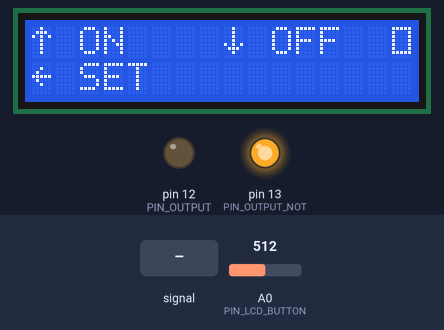
Recording of a sketch running on a simulated Arduino Uno, built with avr-gcc and run on an emulated ATmega328P. Shown: 16×2 character LCD, output pins drawn as LEDs (lit = HIGH). Inputs (shaded band) come from the test bench; at power-on: A0 (PIN_LCD_BUTTON) = 512. EEPROM starts erased; what the sketch prints to the serial monitor is not drawn.

Above: at 2.5 s.
2.6 s: A0 (PIN_LCD_BUTTON) fed a 2 Hz sine of ±306 counts around its level
At 3.15 s:
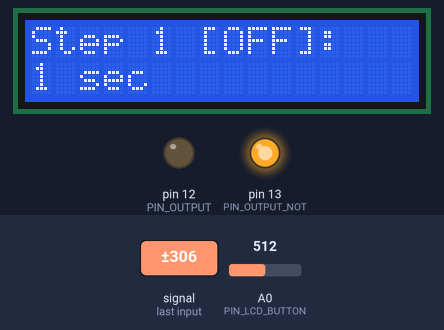
4.7 s: A0 (PIN_LCD_BUTTON) set to 165
6.2 s: A0 (PIN_LCD_BUTTON) set to 142
At 7.4 s:
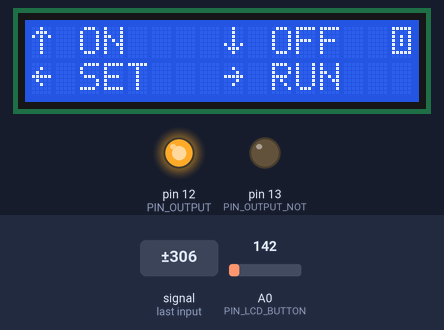
7.7 s: A0 (PIN_LCD_BUTTON) set to 0
At 8.5 s:
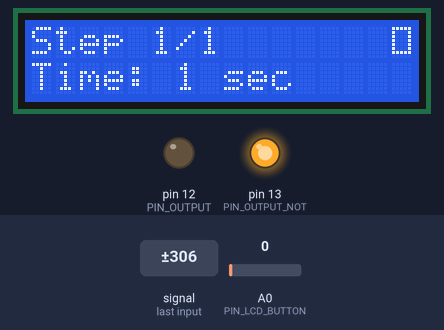
10.2 s: A0 (PIN_LCD_BUTTON) set to 306
At 10.6 s:
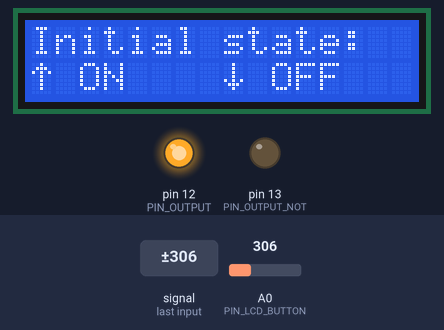
11.7 s: A0 (PIN_LCD_BUTTON) fed a 2 Hz sine of ±306 counts around its level
At 12.86 s:
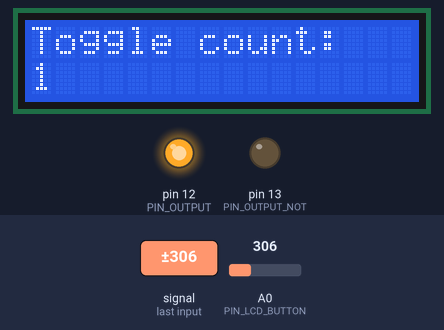
Timing chart, 0 to 14.7 s (numbered marks = the images above; inputs shaded):
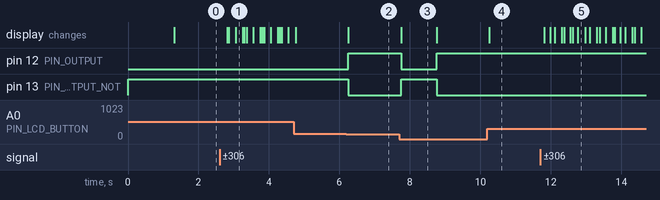

Measured:
- the behaviour switches between 150 and 149 on A0 (PIN_LCD_BUTTON) (found by bisection; images 1 and 2)
- after the input at 2.6 s, the display: first changes after 0.21 s (image 1 shows a later state)
- after the input at 6.2 s, pin 12 (PIN_OUTPUT): LOW → HIGH after 0.05 s; pin 13 (PIN_OUTPUT_NOT): HIGH → LOW after 0.05 s; the display: changes after 0.06 s (image 2)
- after the input at 7.7 s, pin 12 (PIN_OUTPUT): HIGH → LOW after 0.05 s, → HIGH 1.0 s later; pin 13 (PIN_OUTPUT_NOT): LOW → HIGH after 0.05 s, → LOW 1.0 s later; the display: changes after 0.06 s (image 3)
- after the input at 10.2 s, the display: changes after 0.06 s (image 4)
- after the input at 11.7 s, the display: changes after 0.11 s (image 5)
- what the display in image 3 shows lasts 1.0 s, from 7.8 s to 8.8 s

The sketch:

OutputPulser.ino
```cpp
#include <EEPROM.h>
#include <LiquidCrystal.h>

#include <Bounce2.h>

/* -- Helper definitions -- */
#define STR_HELPER(x)     #x
#define STR(x)            STR_HELPER(x)

/* -- Application definitions -- */
#define APP_NAME          "OutputPulse"
#define APP_VERSION_MAJOR 1
#define APP_VERSION_MINOR 2
#define APP_STR           APP_NAME " V" STR(APP_VERSION_MAJOR) "." STR(APP_VERSION_MINOR)

/* -- Application configuration -- */
#define CFG_MAX_STEP      64

#define LCD_WIDTH         16
#define LCD_HEIGHT        2
#define LCD_REFRESH       200

#define SERIAL_SPEED      115200
#define SERIAL_BUFFER_LEN 128

/* -- Pin definitions -- */
#define PIN_LCD_BUTTON    A0
#define PIN_LCD_BACKLIGHT 3
#define PIN_LCD_RS        8
#define PIN_LCD_EN        9
#define PIN_LCD_D4        4
#define PIN_LCD_D5        5
#define PIN_LCD_D6        6
#define PIN_LCD_D7        7

#define PIN_OUTPUT        12
#define PIN_OUTPUT_NOT    13

/* -- Enums and constants -- */
typedef uint8_t count_t;
typedef bool pin_state_t;
typedef uint8_t delay_t;

// Keypad constants
#define KEYPAD_COUNT      5
#define KEYPAD_DEBOUNCE   50
#define KEYPAD_HOLD_TIME  200

typedef enum { KEY_RIGHT, KEY_UP, KEY_DOWN, KEY_LEFT, KEY_SELECT, KEY_NONE } key_t;

// Arduino Uno + Freetronics LCD
//const static int keyAdcThreshold[KEYPAD_COUNT] = { 50, 250, 450, 650, 850 };
// Arduino Leonardo + Duinotech LCD
const static int keyAdcThreshold[KEYPAD_COUNT] = { 50, 150, 300, 500, 850 };

// UI state
typedef enum { UI_START, UI_CFG_INIT, UI_CFG_NUM, UI_CFG_STEP, UI_RUN } ui_state_t;

pin_state_t uiRedraw = true;
ui_state_t uiState = UI_START;

// Output state
bool outputState = false;

// Settings (for EEPROM)
#define EEPROM_SETTING  0
#define SETTING_VERSION ((APP_VERSION_MAJOR << 4) | (APP_VERSION_MINOR))

struct setting_struct {
  uint8_t appVersion;
  count_t numStep;
  pin_state_t initialStep;
  delay_t stepDelay[CFG_MAX_STEP];
  bool configValid;
} setting;

/* -- Hardware definition -- */
#define LCD_CHAR_UP     0
#define LCD_CHAR_DOWN   1
#define LCD_CHAR_LEFT   2
#define LCD_CHAR_RIGHT  3
#define LCD_CHAR_ON     4
#define LCD_CHAR_OFF    5

static uint8_t arrowCharUp[8] = {
  0b00100,
  0b01110,
  0b10101,
  0b00100,
  0b00100,
  0b00100,
  0b00100,
  0b00000
};

static uint8_t arrowCharDown[8] = {
  0b00100,
  0b00100,
  0b00100,
  0b00100,
  0b10101,
  0b01110,
  0b00100,
  0b00000
};

static uint8_t arrowCharLeft[8] = {
  0b00000,
  0b00100,
  0b01000,
  0b11111,
  0b01000,
  0b00100,
  0b00000,
  0b00000
};

static uint8_t arrowCharRight[8] = {
  0b00000,
  0b00100,
  0b00010,
  0b11111,
  0b00010,
  0b00100,
  0b00000,
  0b00000
};

static uint8_t arrowCharOn[8] = {
  0b11111,
  0b10001,
  0b10101,
  0b10101,
  0b10101,
  0b10001,
  0b11111,
  0b00000
};

static uint8_t arrowCharOff[8] = {
  0b11111,
  0b10001,
  0b10001,
  0b10001,
  0b10001,
  0b10001,
  0b11111,
  0b00000
};

LiquidCrystal lcd(PIN_LCD_RS, PIN_LCD_EN, PIN_LCD_D4, PIN_LCD_D5, PIN_LCD_D6, PIN_LCD_D7);


/* -- Utility functions -- */
void get_lcd_key(key_t *current_key, bool *updated) {
  static key_t lastKey = KEY_NONE;
  static long lastKeyMillis = 0;
  key_t key = KEY_NONE;

  *updated = false;

  int adcValue = analogRead(PIN_LCD_BUTTON);

  for (unsigned char n = 0; n < KEYPAD_COUNT; n++) {
    if (adcValue < keyAdcThreshold[n]) {
      key = (key_t) n;
      break;
    }
  }

  if (key != lastKey) {
    // Debounce value
    if (millis() > (lastKeyMillis + KEYPAD_DEBOUNCE)) {
      lastKey = key;
      *updated = true;
    } else {
      key = lastKey;
    }
  } else {
    lastKeyMillis = millis();
  }

  *current_key = key;
}

void setup() {
  /* Output setup */
  pinMode(PIN_OUTPUT, OUTPUT);
  pinMode(PIN_OUTPUT_NOT, OUTPUT);
  digitalWrite(PIN_OUTPUT, LOW);
  digitalWrite(PIN_OUTPUT_NOT, HIGH);

  /* Serial setup */
  Serial.begin(SERIAL_SPEED);
  Serial.println(APP_STR);
  Serial.println("Build: " __DATE__);

  /* LCD setup */
  lcd.begin(LCD_WIDTH, LCD_HEIGHT);

  // Load custom characters
  lcd.createChar(LCD_CHAR_UP, arrowCharUp);
  lcd.createChar(LCD_CHAR_DOWN, arrowCharDown);
  lcd.createChar(LCD_CHAR_LEFT, arrowCharLeft);
  lcd.createChar(LCD_CHAR_RIGHT, arrowCharRight);
  lcd.createChar(LCD_CHAR_ON, arrowCharOn);
  lcd.createChar(LCD_CHAR_OFF, arrowCharOff);

  // Print application info
  lcd.setCursor(0, 0);
  lcd.print(APP_STR);
  lcd.setCursor(0, 1);
  lcd.print(__DATE__);

  delay(1000);

  /* Read settings from EEPROM */
  EEPROM.get(EEPROM_SETTING, setting);

  // Load defaults if data is bad or out of date
  if (setting.appVersion != SETTING_VERSION) {
    setting.appVersion = SETTING_VERSION;
    setting.numStep = 0;
    setting.initialStep = false;

    // Default to zero delay times
    for (uint8_t i = 0; i < CFG_MAX_STEP; i++) {
      setting.stepDelay[i] = 1;
    }

    setting.configValid = false;

    EEPROM.put(EEPROM_SETTING, setting);
  }
}

void set_ui(ui_state_t newState) {
  uiRedraw = true;
  uiState = newState;
}

void loop() {
  bool keyChange = false;
  key_t keyState = KEY_NONE;

  uint8_t inputValue, currentStep;

  long holdTimer, runTimer;
  delay_t stepTime;

  while (1) {
    /* TODO: Process serial input */

    /* Get input */
    get_lcd_key(&keyState, &keyChange);

    /* Application state */
    switch (uiState) {
    case UI_START:
      // Select either new configuration or run old config
      if (keyChange) {
        switch (keyState) {
        case KEY_LEFT:
          // Start new configuration
          set_ui(UI_CFG_INIT);

          // Invalidate old config
          setting.configValid = false;
          break;

        case KEY_RIGHT:
          // Run with previous config if available
          if (setting.configValid) {
            currentStep = 0;
            holdTimer = millis();
            runTimer = millis();

            // Set initial output state
            outputState = setting.initialStep;

            if (outputState) {
              digitalWrite(PIN_OUTPUT, HIGH);
              digitalWrite(PIN_OUTPUT_NOT, LOW);
            } else {
              digitalWrite(PIN_OUTPUT, LOW);
              digitalWrite(PIN_OUTPUT_NOT, HIGH);
            }

            set_ui(UI_RUN);
          }
          break;

        case KEY_UP:
          // Turn output ON
          outputState = true;
          digitalWrite(PIN_OUTPUT, HIGH);
          digitalWrite(PIN_OUTPUT_NOT, LOW);
          break;

        case KEY_DOWN:
          // Turn output OFF
          outputState = false;
          digitalWrite(PIN_OUTPUT, LOW);
          digitalWrite(PIN_OUTPUT_NOT, HIGH);
          break;
        }

        uiRedraw = true;
      }
      break;

    case UI_CFG_INIT:
      // Get initial state
      if (keyChange) {
        switch (keyState) {
        case KEY_UP:
          // Initial output ON
          setting.initialStep = true;
          set_ui(UI_CFG_NUM);

          // Input variable setup
          inputValue = 1;
          break;

        case KEY_DOWN:
          // Initial output OFF
          setting.initialStep = false;
          set_ui(UI_CFG_NUM);

          // Input variable setup
          inputValue = 1;
          break;
        }
      }
      break;

    case UI_CFG_NUM:
      if (keyChange) {
        switch (keyState) {
        case KEY_UP:
          // Increment step count
          if (inputValue < CFG_MAX_STEP) {
            inputValue++;
            uiRedraw = true;
          }
          break;

        case KEY_DOWN:
          // Decrement step count
          if (inputValue > 0) {
            inputValue--;
            uiRedraw = true;
          }
          break;

        case KEY_SELECT:
          // Save setting
          setting.numStep = inputValue;
          holdTimer = millis();
          set_ui(UI_CFG_STEP);

          // Input variable setup
          currentStep = 0;
          inputValue = 1;
          break;
        }

        uiRedraw = true;
      }
      break;

    case UI_CFG_STEP:
      // Refresh if new key is pressed or if hold timer has expired
      if (keyChange || (keyState != KEY_NONE && (millis() - holdTimer)  > KEYPAD_HOLD_TIME)) {
        switch (keyState) {
        case KEY_UP:
          // Increment step time
          if (inputValue < CFG_MAX_STEP) {
            inputValue++;
            uiRedraw = true;
          }
          break;

        case KEY_DOWN:
          // Decrement step time
          if (inputValue > 1) {
            inputValue--;
            uiRedraw = true;
          }
          break;

        case KEY_LEFT:
          // Go to next step
          // Save setting
          setting.stepDelay[currentStep] = inputValue;

          if (currentStep > 0)
            currentStep--;

          inputValue = setting.stepDelay[currentStep];

          break;

        case KEY_RIGHT:
          // Go to previous step
          // Save setting
          setting.stepDelay[currentStep] = inputValue;

          currentStep++;

          if (currentStep >= (setting.numStep - 1))
            currentStep = setting.numStep - 1;

          inputValue = setting.stepDelay[currentStep];

          break;

        case KEY_SELECT:
          // Save everything
          setting.stepDelay[currentStep] = inputValue;
          setting.configValid = true;

          // Save to EEPROM
          EEPROM.put(EEPROM_SETTING, setting);

          set_ui(UI_START);
          break;
        }

        // Update hold timer
        holdTimer = millis();

        uiRedraw = true;
      }
      break;

    case UI_RUN:
      // Abort when select is pressed
      if (keyChange && keyState == KEY_SELECT)
        set_ui(UI_START);

      // Update timer
      if (millis() >= (runTimer + 1000L * (long) setting.stepDelay[currentStep])) {
        // Toggle output
        outputState = !outputState;

        if (outputState) {
          digitalWrite(PIN_OUTPUT, HIGH);
          digitalWrite(PIN_OUTPUT_NOT, LOW);
        } else {
          digitalWrite(PIN_OUTPUT, LOW);
          digitalWrite(PIN_OUTPUT_NOT, HIGH);
        }

        // Advance state
        currentStep++;

        // Exit when complete
        if (currentStep >= setting.numStep)
          set_ui(UI_START);

        // Reset timer
        runTimer = millis();

        uiRedraw = true;
      }

      // Refresh LCD perodically
      if (millis() >= (holdTimer + LCD_REFRESH)) {
        uiRedraw = true;
        holdTimer = millis();
      }

      break;
    }

    /* UI drawing */
    if (uiRedraw) {
      lcd.clear();

      switch (uiState) {
      case UI_START:
        // Line 1, up: ON, down: OFF
        lcd.setCursor(0, 0);
        lcd.write(byte(LCD_CHAR_UP));
        lcd.print(" ON");

        lcd.setCursor(8, 0);
        lcd.write(byte(LCD_CHAR_DOWN));
        lcd.print(" OFF");

        // Output state
        lcd.setCursor(LCD_WIDTH - 1, 0);

        if (outputState)
          lcd.write(byte(LCD_CHAR_ON));
        else
          lcd.write(byte(LCD_CHAR_OFF));

        // Line 2, left: config, right: run
        lcd.setCursor(0, 1);
        lcd.write(byte(LCD_CHAR_LEFT));
        lcd.print(" SET");

        if (setting.configValid) {
          lcd.setCursor(8, 1);
          lcd.write(byte(LCD_CHAR_RIGHT));
          lcd.print(" RUN");
        }
        break;

      case UI_CFG_INIT:
        lcd.setCursor(0, 0);
        lcd.print("Initial state:");

        lcd.setCursor(0, 1);
        lcd.write(byte(LCD_CHAR_UP));
        lcd.print(" ON");

        lcd.setCursor(8, 1);
        lcd.write(byte(LCD_CHAR_DOWN));
        lcd.print(" OFF");
        break;

      case UI_CFG_NUM:
        lcd.setCursor(0, 0);
        lcd.print("Toggle count:");

        lcd.setCursor(0, 1);
        lcd.print(inputValue);
        break;

      case UI_CFG_STEP:
        lcd.setCursor(0, 0);
        lcd.print("Step ");
        lcd.print(currentStep + 1);

        if ((currentStep % 2 == 0) == setting.initialStep)
          lcd.print(" [ON]");
        else
          lcd.print(" [OFF]");

        lcd.print(":");

        lcd.setCursor(0, 1);
        lcd.print(inputValue);
        lcd.print(" sec");

        if (inputValue != 1)
          lcd.print("s");
        break;

      case UI_RUN:
        lcd.print("Step ");
        lcd.print(currentStep + 1);
        lcd.print("/");
        lcd.print(setting.numStep);

        lcd.setCursor(LCD_WIDTH - 1, 0);

        if (outputState)
          lcd.write(byte(LCD_CHAR_ON));
        else
          lcd.write(byte(LCD_CHAR_OFF));

        // Print remaining seconds at current step
        stepTime = (1000L * (long) setting.stepDelay[currentStep] - (millis() - runTimer)) / 1000 + 1;

        lcd.setCursor(0, 1);
        lcd.print("Time: ");
        lcd.print(stepTime);
        lcd.print(" sec");

        if (stepTime != 1)
          lcd.print("s");

        break;
      }

      uiRedraw = false;
    }
  }
}
```
